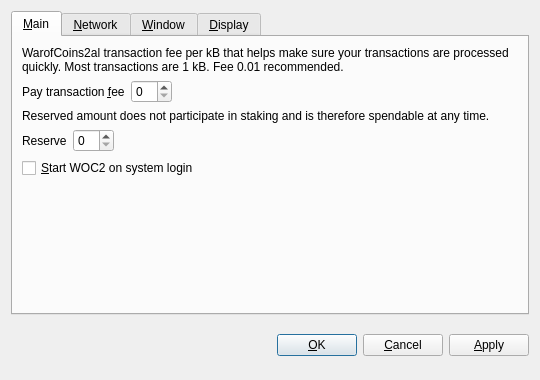
<?xml version="1.0" encoding="UTF-8"?>
<ui version="4.0">
 <class>WarofCoins2sDialog</class>
 <widget class="QDialog" name="WarofCoins2sDialog">
  <property name="geometry">
   <rect>
    <x>0</x>
    <y>0</y>
    <width>540</width>
    <height>380</height>
   </rect>
  </property>
  <property name="windowTitle">
   <string>WarofCoins2s</string>
  </property>
  <property name="modal">
   <bool>true</bool>
  </property>
  <layout class="QVBoxLayout" name="verticalLayout">
   <item>
    <widget class="QTabWidget" name="tabWidget">
     <property name="tabPosition">
      <enum>QTabWidget::North</enum>
     </property>
     <property name="currentIndex">
      <number>0</number>
     </property>
     <widget class="QWidget" name="tabMain">
      <attribute name="title">
       <string>&amp;Main</string>
      </attribute>
      <layout class="QVBoxLayout" name="verticalLayout_Main">
       <item>
        <widget class="QLabel" name="transactionFeeInfoLabel">
         <property name="text">
          <string>WarofCoins2al transaction fee per kB that helps make sure your transactions are processed quickly. Most transactions are 1 kB. Fee 0.01 recommended.</string>
         </property>
         <property name="textFormat">
          <enum>Qt::PlainText</enum>
         </property>
         <property name="wordWrap">
          <bool>true</bool>
         </property>
        </widget>
       </item>
       <item>
        <layout class="QHBoxLayout" name="horizontalLayoutFee">
         <item>
          <widget class="QLabel" name="transactionFeeLabel">
           <property name="text">
            <string>Pay transaction &amp;fee</string>
           </property>
           <property name="textFormat">
            <enum>Qt::PlainText</enum>
           </property>
           <property name="buddy">
            <cstring>transactionFee</cstring>
           </property>
          </widget>
         </item>
         <item>
          <widget class="BitcoinAmountField" name="transactionFee"/>
         </item>
         <item>
          <spacer name="horizontalSpacerFee">
           <property name="orientation">
            <enum>Qt::Horizontal</enum>
           </property>
           <property name="sizeHint" stdset="0">
            <size>
             <width>40</width>
             <height>20</height>
            </size>
           </property>
          </spacer>
         </item>
        </layout>
       </item>
       <item>
        <widget class="QLabel" name="reserveBalanceInfoLabel">
         <property name="text">
          <string>Reserved amount does not participate in staking and is therefore spendable at any time.</string>
         </property>
         <property name="textFormat">
          <enum>Qt::PlainText</enum>
         </property>
         <property name="wordWrap">
          <bool>true</bool>
         </property>
        </widget>
       </item>
       <item>
        <layout class="QHBoxLayout" name="horizontalLayoutReserveBalance">
         <item>
          <widget class="QLabel" name="reserveBalanceLabel">
           <property name="text">
            <string>Reserve</string>
           </property>
           <property name="textFormat">
            <enum>Qt::PlainText</enum>
           </property>
           <property name="buddy">
            <cstring>reserveBalance</cstring>
           </property>
          </widget>
         </item>
         <item>
          <widget class="BitcoinAmountField" name="reserveBalance"/>
         </item>
         <item>
          <spacer name="horizontalSpacerReserveBalance">
           <property name="orientation">
            <enum>Qt::Horizontal</enum>
           </property>
           <property name="sizeHint" stdset="0">
            <size>
             <width>40</width>
             <height>20</height>
            </size>
           </property>
          </spacer>
         </item>
        </layout>
       </item>
       <item>
        <widget class="QCheckBox" name="bitcoinAtStartup">
         <property name="toolTip">
          <string>Automatically start WOC2 after logging in to the system.</string>
         </property>
         <property name="text">
          <string>&amp;Start WOC2 on system login</string>
         </property>
        </widget>
       </item>
       <item>
        <spacer name="verticalSpacer_Main">
         <property name="orientation">
          <enum>Qt::Vertical</enum>
         </property>
         <property name="sizeHint" stdset="0">
          <size>
           <width>20</width>
           <height>40</height>
          </size>
         </property>
        </spacer>
       </item>
      </layout>
     </widget>
     <widget class="QWidget" name="tabNetwork">
      <attribute name="title">
       <string>&amp;Network</string>
      </attribute>
      <layout class="QVBoxLayout" name="verticalLayout_Network">
       <item>
        <widget class="QCheckBox" name="mapPortUpnp">
         <property name="toolTip">
          <string>Automatically open the WOC2 client port on the router. This only works when your router supports UPnP and it is enabled.</string>
         </property>
         <property name="text">
          <string>Map port using &amp;UPnP</string>
         </property>
        </widget>
       </item>
       <item>
        <widget class="QCheckBox" name="connectSocks">
         <property name="toolTip">
          <string>Connect to the WOC2 network through a SOCKS5 proxy (e.g. when connecting through Tor).</string>
         </property>
         <property name="text">
          <string>&amp;Connect through SOCKS5 proxy:</string>
         </property>
        </widget>
       </item>
       <item>
        <layout class="QHBoxLayout" name="horizontalLayout_Network">
         <item>
          <widget class="QLabel" name="proxyIpLabel">
           <property name="text">
            <string>Proxy &amp;IP:</string>
           </property>
           <property name="textFormat">
            <enum>Qt::PlainText</enum>
           </property>
           <property name="buddy">
            <cstring>proxyIp</cstring>
           </property>
          </widget>
         </item>
         <item>
          <widget class="QValidatedLineEdit" name="proxyIp">
           <property name="maximumSize">
            <size>
             <width>140</width>
             <height>16777215</height>
            </size>
           </property>
           <property name="toolTip">
            <string>IP address of the proxy (e.g. 127.0.0.1)</string>
           </property>
          </widget>
         </item>
         <item>
          <widget class="QLabel" name="proxyPortLabel">
           <property name="text">
            <string>&amp;Port:</string>
           </property>
           <property name="textFormat">
            <enum>Qt::PlainText</enum>
           </property>
           <property name="buddy">
            <cstring>proxyPort</cstring>
           </property>
          </widget>
         </item>
         <item>
          <widget class="QLineEdit" name="proxyPort">
           <property name="maximumSize">
            <size>
             <width>55</width>
             <height>16777215</height>
            </size>
           </property>
           <property name="toolTip">
            <string>Port of the proxy (e.g. 9050)</string>
           </property>
          </widget>
         </item>
         <item>
          <spacer name="horizontalSpacer_Network">
           <property name="orientation">
            <enum>Qt::Horizontal</enum>
           </property>
           <property name="sizeHint" stdset="0">
            <size>
             <width>40</width>
             <height>20</height>
            </size>
           </property>
          </spacer>
         </item>
        </layout>
       </item>
       <item>
        <spacer name="verticalSpacer_Network">
         <property name="orientation">
          <enum>Qt::Vertical</enum>
         </property>
         <property name="sizeHint" stdset="0">
          <size>
           <width>20</width>
           <height>40</height>
          </size>
         </property>
        </spacer>
       </item>
      </layout>
     </widget>
     <widget class="QWidget" name="tabWindow">
      <attribute name="title">
       <string>&amp;Window</string>
      </attribute>
      <layout class="QVBoxLayout" name="verticalLayout_Window">
       <item>
        <widget class="QCheckBox" name="minimizeToTray">
         <property name="toolTip">
          <string>Show only a tray icon after minimizing the window.</string>
         </property>
         <property name="text">
          <string>&amp;Minimize to the tray instead of the taskbar</string>
         </property>
        </widget>
       </item>
       <item>
        <widget class="QCheckBox" name="minimizeOnClose">
         <property name="toolTip">
          <string>Minimize instead of exit the application when the window is closed. When this warofcoins2 is enabled, the application will be closed only after selecting Quit in the menu.</string>
         </property>
         <property name="text">
          <string>M&amp;inimize on close</string>
         </property>
        </widget>
       </item>
       <item>
        <spacer name="verticalSpacer_Window">
         <property name="orientation">
          <enum>Qt::Vertical</enum>
         </property>
         <property name="sizeHint" stdset="0">
          <size>
           <width>20</width>
           <height>40</height>
          </size>
         </property>
        </spacer>
       </item>
      </layout>
     </widget>
     <widget class="QWidget" name="tabDisplay">
      <attribute name="title">
       <string>&amp;Display</string>
      </attribute>
      <layout class="QVBoxLayout" name="verticalLayout_Display">
       <item>
        <layout class="QHBoxLayout" name="horizontalLayout_1_Display">
         <item>
          <widget class="QLabel" name="langLabel">
           <property name="text">
            <string>User Interface &amp;language:</string>
           </property>
           <property name="textFormat">
            <enum>Qt::PlainText</enum>
           </property>
           <property name="buddy">
            <cstring>lang</cstring>
           </property>
          </widget>
         </item>
         <item>
          <widget class="QValueComboBox" name="lang">
           <property name="toolTip">
            <string>The user interface language can be set here. This setting will take effect after restarting WOC2.</string>
           </property>
          </widget>
         </item>
        </layout>
       </item>
       <item>
        <layout class="QHBoxLayout" name="horizontalLayout_2_Display">
         <item>
          <widget class="QLabel" name="unitLabel">
           <property name="text">
            <string>&amp;Unit to show amounts in:</string>
           </property>
           <property name="textFormat">
            <enum>Qt::PlainText</enum>
           </property>
           <property name="buddy">
            <cstring>unit</cstring>
           </property>
          </widget>
         </item>
         <item>
          <widget class="QValueComboBox" name="unit">
           <property name="toolTip">
            <string>Choose the default subdivision unit to show in the interface and when sending coins.</string>
           </property>
          </widget>
         </item>
        </layout>
       </item>
       <item>
        <widget class="QCheckBox" name="coinControlFeatures">
         <property name="toolTip">
          <string>Whether to show coin control features or not.</string>
         </property>
         <property name="text">
          <string>Display coin &amp;control features (experts only!)</string>
         </property>
        </widget>
       </item>
       <item>
        <widget class="QCheckBox" name="minimizeCoinAge">
         <property name="toolTip">
          <string>Whether to select the coin outputs randomly or with minimal coin age.</string>
         </property>
         <property name="text">
          <string>Minimize weight consumption (experimental)</string>
         </property>
        </widget>
       </item>
       <item>
        <widget class="QCheckBox" name="useBlackTheme">
         <property name="text">
          <string>Use black visual theme (requires restart)</string>
         </property>
        </widget>
       </item>
       <item>
        <spacer name="verticalSpacer_Display">
         <property name="orientation">
          <enum>Qt::Vertical</enum>
         </property>
         <property name="sizeHint" stdset="0">
          <size>
           <width>20</width>
           <height>40</height>
          </size>
         </property>
        </spacer>
       </item>
      </layout>
     </widget>
    </widget>
   </item>
   <item>
    <layout class="QHBoxLayout" name="horizontalLayout_Buttons">
     <item>
      <spacer name="horizontalSpacer_1">
       <property name="orientation">
        <enum>Qt::Horizontal</enum>
       </property>
       <property name="sizeHint" stdset="0">
        <size>
         <width>40</width>
         <height>48</height>
        </size>
       </property>
      </spacer>
     </item>
     <item>
      <widget class="QLabel" name="statusLabel">
       <property name="font">
        <font>
         <weight>75</weight>
         <bold>true</bold>
        </font>
       </property>
       <property name="text">
        <string/>
       </property>
       <property name="textFormat">
        <enum>Qt::PlainText</enum>
       </property>
       <property name="wordWrap">
        <bool>true</bool>
       </property>
      </widget>
     </item>
     <item>
      <spacer name="horizontalSpacer_2">
       <property name="orientation">
        <enum>Qt::Horizontal</enum>
       </property>
       <property name="sizeHint" stdset="0">
        <size>
         <width>40</width>
         <height>48</height>
        </size>
       </property>
      </spacer>
     </item>
     <item>
      <widget class="QPushButton" name="okButton">
       <property name="text">
        <string>&amp;OK</string>
       </property>
      </widget>
     </item>
     <item>
      <widget class="QPushButton" name="cancelButton">
       <property name="text">
        <string>&amp;Cancel</string>
       </property>
       <property name="autoDefault">
        <bool>false</bool>
       </property>
      </widget>
     </item>
     <item>
      <widget class="QPushButton" name="applyButton">
       <property name="text">
        <string>&amp;Apply</string>
       </property>
       <property name="autoDefault">
        <bool>false</bool>
       </property>
      </widget>
     </item>
    </layout>
   </item>
  </layout>
 </widget>
 <customwidgets>
  <customwidget>
   <class>BitcoinAmountField</class>
   <extends>QSpinBox</extends>
   <header>bitcoinamountfield.h</header>
  </customwidget>
  <customwidget>
   <class>QValueComboBox</class>
   <extends>QComboBox</extends>
   <header>qvaluecombobox.h</header>
  </customwidget>
  <customwidget>
   <class>QValidatedLineEdit</class>
   <extends>QLineEdit</extends>
   <header>qvalidatedlineedit.h</header>
  </customwidget>
 </customwidgets>
 <resources/>
 <connections/>
</ui>
